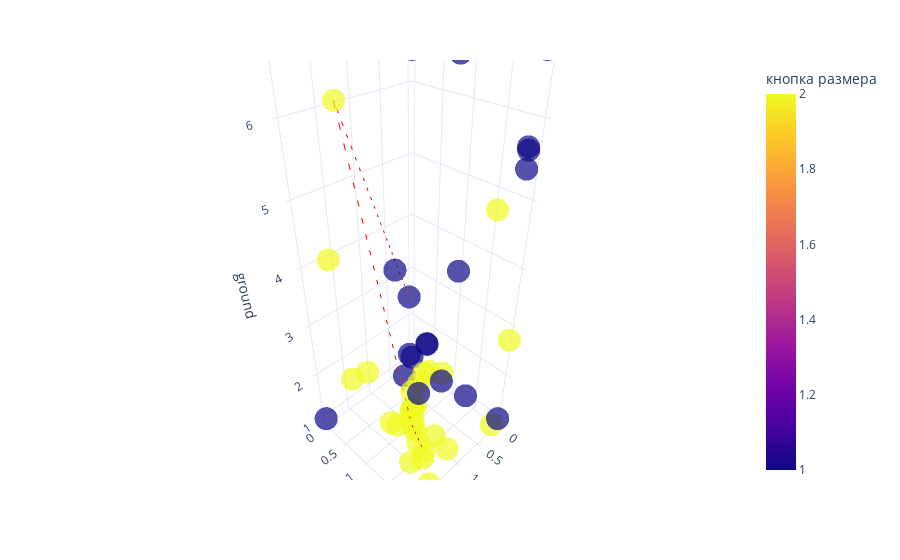

Notebook cell for this chart:
### Code cell
fig = px.scatter_3d(steps_df, x='coffee', y='size', z='ground', 
                    color='кнопка размера', 
                    opacity=0.7, 
                    color_discrete_sequence=px.colors.qualitative.Alphabet)
# this is best path, plot it as a  directional line in 3d
best_option = steps_df.iloc[prob.ibest_seq].drop_duplicates()
# Create the line plot
gradient = best_option.index

line_plot = px.line_3d(best_option, x='coffee', y='size', z='ground')
line_plot['data'][0]['line']['color'] = '#FF0000'
line_plot['data'][0]['line']['dash'] = 'dash'
fig.add_trace(line_plot.data[0])
fig.update_layout(title='')

fig.update_layout(template='plotly_white')

go.Figure(fig).show()

### Figure 1 — Plotly figure (JSON) as saved in the notebook; plotly's stock layout.template omitted (floating-point values rounded to 4 significant figures)
{"data": [{"hovertemplate": "coffee=%{x}<br>size=%{y}<br>ground=%{z}<br>кнопка размера=%{marker.color}<extra></extra>", "legendgroup": "", "marker": {"color": [1, 1, 2, 2, 2, 1, 2, 1, 1, 2, 2, 2, 1, 2, 2, 2, 2, 2, 1, 2, 1, 2, 2, 1, 1, 2, 2, 1, 2, 2, 2, 2, 1, 1, 1, 1, 1, 2, 2, 2, 2, 2, 2, 1, 2, 1, 2, 2, 2, 2, 2, 2, 1, 1], "coloraxis": "coloraxis", "opacity": 0.7, "symbol": "circle"}, "mode": "markers", "name": "", "scene": "scene", "showlegend": false, "type": "scatter3d", "x": [0.4639, 0.7011, 1.857, 1.67, 1.564, 0.8555, 1.266, 1.15, 0.1688, 0.3043, 1.264, 1.258, 1.2, 1.225, 1.214, 1.165, 1.211, 1.175, 0.1845, 1.186, 0.1234, 1.164, 1.213, 0.7197, 2.0, 0.0, 2.0, 0.0, 0.0, 0.172, 0.02989, 0.0, 0.7562, 0.1123, 0.0, 2.0, 0.03181, 1.244, 1.305, 1.675, 1.761, 1.562, 1.602, 0.07334, 1.391, 0.6455, 1.592, 1.587, 1.65, 1.021, 1.408, 0.9858, 0.5369, 0.1149], "y": [0.4042, 1.023, 0.7836, 0.09786, 0.2285, 1.514, 1.272, 0.8352, 1.976, 1.755, 1.333, 1.388, 1.044, 1.21, 1.227, 1.245, 1.211, 1.204, 2.0, 1.21, 1.955, 1.165, 1.214, 1.038, 2.0, 0.0, 2.0, 0.0, 2.0, 2.0, 0.7843, 2.0, 1.582, 2.0, 2.0, 0.0, 0.0, 1.571, 1.575, 1.249, 0.8808, 1.26, 1.815, 1.363, 2.0, 1.295, 1.717, 1.555, 2.0, 1.796, 1.642, 1.491, 0.7016, 0.04978], "z": [2.924, 2.489, 6.338, 4.052, 1.781, 6.727, 1.324, 3.994, 5.729, 4.916, 1.261, 1.004, 2.201, 1.554, 1.612, 1.665, 1.612, 1.283, 5.479, 1.62, 5.671, 1.44, 1.592, 2.527, 7.0, 6.823, 3.273, 1.0, 7.0, 1.0, 1.182, 2.756, 4.153, 6.722, 1.0, 1.0, 7.0, 2.72, 1.0, 1.735, 2.574, 1.582, 3.135, 1.101, 7.0, 1.852, 2.87, 1.0, 1.0, 1.0, 1.0, 1.0, 1.0, 1.191]}, {"hovertemplate": "coffee=%{x}<br>size=%{y}<br>ground=%{z}<extra></extra>", "legendgroup": "", "line": {"color": "#FF0000", "dash": "dash"}, "marker": {"symbol": "circle"}, "mode": "lines", "name": "", "scene": "scene", "showlegend": false, "type": "scatter3d", "x": [0.4639, 1.857, 1.266, 1.305], "y": [0.4042, 0.7836, 1.272, 1.575], "z": [2.924, 6.338, 1.324, 1.0]}], "layout": {"coloraxis": {"colorbar": {"title": {"text": "кнопка размера"}}, "colorscale": [[0.0, "#0d0887"], [0.1111, "#46039f"], [0.2222, "#7201a8"], [0.3333, "#9c179e"], [0.4444, "#bd3786"], [0.5556, "#d8576b"], [0.6667, "#ed7953"], [0.7778, "#fb9f3a"], [0.8889, "#fdca26"], [1.0, "#f0f921"]]}, "legend": {"tracegroupgap": 0}, "margin": {"t": 60}, "scene": {"domain": {"x": [0.0, 1.0], "y": [0.0, 1.0]}, "xaxis": {"title": {"text": "coffee"}}, "yaxis": {"title": {"text": "size"}}, "zaxis": {"title": {"text": "ground"}}}, "title": {"text": ""}}}
